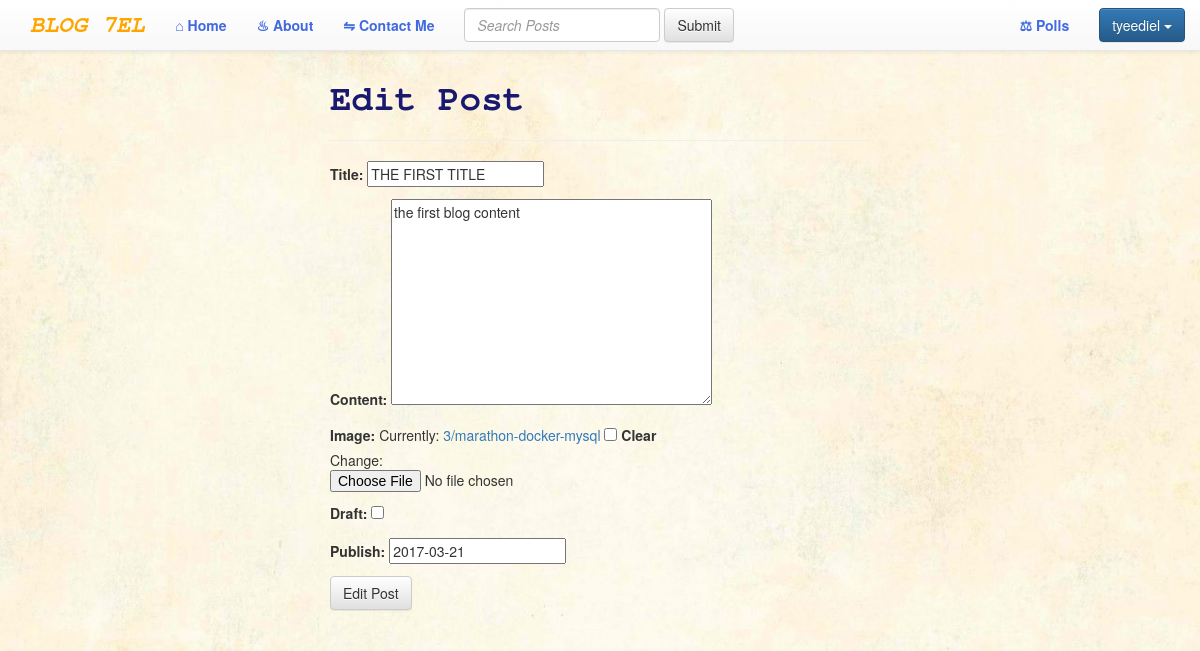
The app's page /myapp/the-first-title/edit/ (signed in) with its own data.
### myapp/models.py (models this page shows, shortened)
class Post(models.Model):
    user = models.ForeignKey(settings.AUTH_USER_MODEL, default=1)
    title = models.CharField(max_length=120)
    slug = models.SlugField(unique=True) #,default=uuid.uuid1)
    image = models.ImageField(upload_to=upload_location,
            null=True,
            blank=True,
            width_field="width_field",
            height_field="height_field")
    height_field = models.IntegerField(default=0)
    width_field = models.IntegerField(default=0)
    content = models.TextField()
    draft = models.BooleanField(default=False)
    publish = models.DateField(auto_now=False, auto_now_add=False)
    updated = models.DateTimeField(auto_now=True, auto_now_add=False)
    timestamp = models.DateTimeField(auto_now=False, auto_now_add=True)
    objects = PostManager()
    class Meta:
        ordering = ["-timestamp", "-updated"]

### myapp/views.py (the view)
# urls.py: url(r'^(?P<slug>[\w-]+)/edit/$',post_update, name='update'),
def post_update(request, slug=None):
    if not request.user.is_staff or not request.user.is_superuser:
        raise Http404
    instance = get_object_or_404(Post, slug=slug)
    form = PostForm(request.POST or None, request.FILES or None, instance=instance)
    if form.is_valid():
        instance = form.save(commit=False)
        instance.save()
        messages.success(request, "<a href='#'>Item</a> Saved", extra_tags='html_safe')
        return HttpResponseRedirect(instance.get_absolute_url())
    context = {
        "title": instance.title,
        "instance": instance,
        "form":form,
    }
    return render(request, "post_update.html", context)

### myapp/forms.py
class PostForm(forms.ModelForm):
    class Meta:
        model = Post
        fields = [
            "title",
            "content",
            "image",
            "draft",
            "publish",
        ]

### templates/post_update.html (shortened to what this page needs)
{% extends "base.html" %}
{% load staticfiles %}
{% block content %}
<br />
<br />
<br />
<div class='col-sm-6 col-sm-offset-3'>
<h1 style="color:MidnightBlue; font-family:FreeMono, monospace;"><strong>Edit Post</strong></h1><hr/>
<form method='POST' action='' enctype='multipart/form-data'>{% csrf_token %}
{{ form.as_p }}
<input type='submit' class='btn btn-default' value='Edit Post' />
</form>
</div>
{% endblock content %}

### templates/base.html (shortened to what this page needs)
{% load staticfiles %}
<html>
<head>
<link rel="stylesheet" href="https://maxcdn.bootstrapcdn.com/bootstrap/3.3.6/css/bootstrap.min.css">
<link rel="stylesheet" href="https://maxcdn.bootstrapcdn.com/bootstrap/3.3.6/css/bootstrap-theme.min.css">
<link rel='stylesheet' href='{% static "css/base.css" %}' />
</head>
<body>
<nav class="navbar navbar-default navbar-fixed-top" >
    <div class="container">
        <div class="navbar-header">
            <a class="navbar-brand" href="{% url 'myapp:list' %}" style="color:Orange; font-family:FreeMono, monospace; font-size:18pt; font-style:italic;"><b>BLOG 7EL</b></a>
        </div>
        <div id="navbar" class="navbar-collapse collapse">
            <ul class="nav navbar-nav">
            <li><a href="{% url 'myapp:list' %}" style="color:RoyalBlue;"><b>&#8962; Home</b></a></li>
            <li><a href="{% url 'myapp:about' %}" style="color:RoyalBlue;"><b>&#9832; About</b></a></li>
            <li><a href="{% url 'myapp:contact' %}" style="color:RoyalBlue;"><b>&#8651; Contact Me</b></a></li>
            </ul>
            <ul class="nav navbar-nav navbar-right">
                {% if request.user.is_authenticated %}
                <li><a href="{%url 'polls:index' %}" style="color:RoyalBlue;"><b>&#9878; Polls</b></a></li>
                <ul class="navbar-form navbar-right">
                    <div class="dropdown">
                         <button class="btn btn-primary dropdown-toggle" type="button" data-toggle="dropdown">{{ user }}
                         <span class="caret"></span></button>
                    </div>
                </ul>
                {% else %}
                <li><a href="{% url 'login' %}" style="color:Orange;"><b>Sign in</b></a></li>
                <li><a href="#" style="color:Orange;"><b>|</b></a></li>
                <li><a href="{% url 'user_registration'%}" style="color:Orange;"><b>Sign up</b></a></li>
                {% endif %}
            </ul>
            <form class="navbar-form navbar-left" role="search">
                <div class="form-group">
                    <input type="text" name="q" class="form-control" style="font-style:italic;" placeholder="Search Posts" value="{{ request.GET.q }}">
                    <button type="submit" class="btn btn-default">Submit</button>
                </div>
            </form>
        </div>
    </div>
</nav>
<div class='container'>
{% block content %}{% endblock content %}
</div>
</body>
</html>

### static/css/base.css (style rules this page uses)
h1 { color: #191970; }

### records on screen
Post: title "THE FIRST TITLE", content "the first blog content", publish "2017-03-21"

### other values on screen
{{ user }} "tyeediel"
